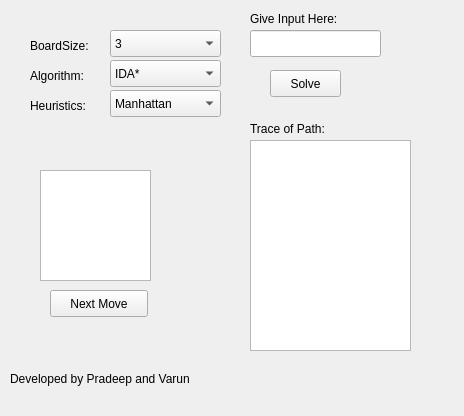
<?xml version="1.0" encoding="UTF-8"?>
<ui version="4.0">
 <class>MainWindow</class>
 <widget class="QMainWindow" name="MainWindow">
  <property name="geometry">
   <rect>
    <x>0</x>
    <y>0</y>
    <width>464</width>
    <height>416</height>
   </rect>
  </property>
  <property name="windowTitle">
   <string>8-Puzzle and 15-Puzzle Solver</string>
  </property>
  <property name="whatsThis">
   <string>&lt;html&gt;&lt;head/&gt;&lt;body&gt;&lt;p&gt;&lt;span style=&quot; font-weight:600;&quot;&gt;8/15-Puzzle Solver&lt;/span&gt;&lt;/p&gt;&lt;p&gt;&lt;span style=&quot; font-style:italic;&quot;&gt;Developed by Pradeep and Varun&lt;/span&gt;&lt;/p&gt;&lt;/body&gt;&lt;/html&gt;</string>
  </property>
  <widget class="QWidget" name="centralWidget">
   <widget class="QPushButton" name="pushButton">
    <property name="geometry">
     <rect>
      <x>270</x>
      <y>70</y>
      <width>71</width>
      <height>27</height>
     </rect>
    </property>
    <property name="text">
     <string>Solve</string>
    </property>
   </widget>
   <widget class="QComboBox" name="comboBox_algo">
    <property name="geometry">
     <rect>
      <x>110</x>
      <y>60</y>
      <width>111</width>
      <height>27</height>
     </rect>
    </property>
    <item>
     <property name="text">
      <string>IDA*</string>
     </property>
    </item>
    <item>
     <property name="text">
      <string>A*</string>
     </property>
    </item>
   </widget>
   <widget class="QLineEdit" name="lineEdit">
    <property name="geometry">
     <rect>
      <x>250</x>
      <y>30</y>
      <width>131</width>
      <height>27</height>
     </rect>
    </property>
   </widget>
   <widget class="QTextBrowser" name="textBrowser">
    <property name="geometry">
     <rect>
      <x>250</x>
      <y>140</y>
      <width>161</width>
      <height>211</height>
     </rect>
    </property>
   </widget>
   <widget class="QComboBox" name="comboBox_size">
    <property name="geometry">
     <rect>
      <x>110</x>
      <y>30</y>
      <width>111</width>
      <height>27</height>
     </rect>
    </property>
    <item>
     <property name="text">
      <string>3</string>
     </property>
    </item>
    <item>
     <property name="text">
      <string>4</string>
     </property>
    </item>
   </widget>
   <widget class="QGraphicsView" name="graphicsView">
    <property name="geometry">
     <rect>
      <x>40</x>
      <y>170</y>
      <width>111</width>
      <height>111</height>
     </rect>
    </property>
   </widget>
   <widget class="QComboBox" name="comboBox_heuristic">
    <property name="geometry">
     <rect>
      <x>110</x>
      <y>90</y>
      <width>111</width>
      <height>27</height>
     </rect>
    </property>
    <item>
     <property name="text">
      <string>Manhattan</string>
     </property>
    </item>
    <item>
     <property name="text">
      <string>Hamming</string>
     </property>
    </item>
    <item>
     <property name="text">
      <string>Euclidean</string>
     </property>
    </item>
    <item>
     <property name="text">
      <string>NilsonScore</string>
     </property>
    </item>
    <item>
     <property name="text">
      <string>Blank</string>
     </property>
    </item>
   </widget>
   <widget class="QPushButton" name="pushButton_nextMove">
    <property name="geometry">
     <rect>
      <x>50</x>
      <y>290</y>
      <width>98</width>
      <height>27</height>
     </rect>
    </property>
    <property name="text">
     <string>Next Move</string>
    </property>
   </widget>
   <widget class="QLabel" name="label">
    <property name="geometry">
     <rect>
      <x>250</x>
      <y>120</y>
      <width>101</width>
      <height>17</height>
     </rect>
    </property>
    <property name="text">
     <string>Trace of Path:</string>
    </property>
   </widget>
   <widget class="QLabel" name="label_3">
    <property name="geometry">
     <rect>
      <x>30</x>
      <y>60</y>
      <width>81</width>
      <height>31</height>
     </rect>
    </property>
    <property name="text">
     <string>Algorithm:</string>
    </property>
   </widget>
   <widget class="QLabel" name="label_4">
    <property name="geometry">
     <rect>
      <x>30</x>
      <y>30</y>
      <width>71</width>
      <height>31</height>
     </rect>
    </property>
    <property name="text">
     <string>BoardSize:</string>
    </property>
   </widget>
   <widget class="QLabel" name="label_5">
    <property name="geometry">
     <rect>
      <x>30</x>
      <y>90</y>
      <width>81</width>
      <height>31</height>
     </rect>
    </property>
    <property name="text">
     <string>Heuristics:</string>
    </property>
   </widget>
   <widget class="QLabel" name="label_2">
    <property name="geometry">
     <rect>
      <x>10</x>
      <y>370</y>
      <width>231</width>
      <height>17</height>
     </rect>
    </property>
    <property name="text">
     <string>Developed by Pradeep and Varun</string>
    </property>
   </widget>
   <widget class="QLabel" name="label_6">
    <property name="geometry">
     <rect>
      <x>250</x>
      <y>10</y>
      <width>121</width>
      <height>17</height>
     </rect>
    </property>
    <property name="text">
     <string>Give Input Here:</string>
    </property>
   </widget>
  </widget>
  <widget class="QMenuBar" name="menuBar">
   <property name="geometry">
    <rect>
     <x>0</x>
     <y>0</y>
     <width>464</width>
     <height>25</height>
    </rect>
   </property>
  </widget>
 </widget>
 <layoutdefault spacing="6" margin="11"/>
 <resources/>
 <connections/>
</ui>
